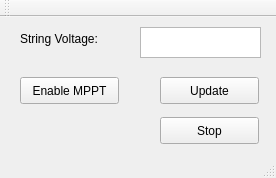
<?xml version="1.0" encoding="UTF-8"?>
<ui version="4.0">
 <class>MainWindow</class>
 <widget class="QMainWindow" name="MainWindow">
  <property name="geometry">
   <rect>
    <x>0</x>
    <y>0</y>
    <width>276</width>
    <height>178</height>
   </rect>
  </property>
  <property name="windowTitle">
   <string>MainWindow</string>
  </property>
  <widget class="QWidget" name="centralWidget">
   <widget class="QPlainTextEdit" name="voltage">
    <property name="geometry">
     <rect>
      <x>140</x>
      <y>10</y>
      <width>121</width>
      <height>31</height>
     </rect>
    </property>
   </widget>
   <widget class="QLabel" name="label">
    <property name="geometry">
     <rect>
      <x>20</x>
      <y>6</y>
      <width>111</width>
      <height>31</height>
     </rect>
    </property>
    <property name="text">
     <string>String Voltage:</string>
    </property>
   </widget>
   <widget class="QPushButton" name="update">
    <property name="geometry">
     <rect>
      <x>160</x>
      <y>60</y>
      <width>99</width>
      <height>27</height>
     </rect>
    </property>
    <property name="text">
     <string>Update</string>
    </property>
   </widget>
   <widget class="QPushButton" name="enable">
    <property name="geometry">
     <rect>
      <x>20</x>
      <y>60</y>
      <width>99</width>
      <height>27</height>
     </rect>
    </property>
    <property name="text">
     <string>Enable MPPT</string>
    </property>
   </widget>
   <widget class="QPushButton" name="stop">
    <property name="geometry">
     <rect>
      <x>160</x>
      <y>100</y>
      <width>99</width>
      <height>27</height>
     </rect>
    </property>
    <property name="text">
     <string>Stop</string>
    </property>
   </widget>
  </widget>
  <widget class="QToolBar" name="mainToolBar">
   <attribute name="toolBarArea">
    <enum>TopToolBarArea</enum>
   </attribute>
   <attribute name="toolBarBreak">
    <bool>false</bool>
   </attribute>
  </widget>
  <widget class="QStatusBar" name="statusBar"/>
 </widget>
 <layoutdefault spacing="6" margin="11"/>
 <resources/>
 <connections/>
</ui>
